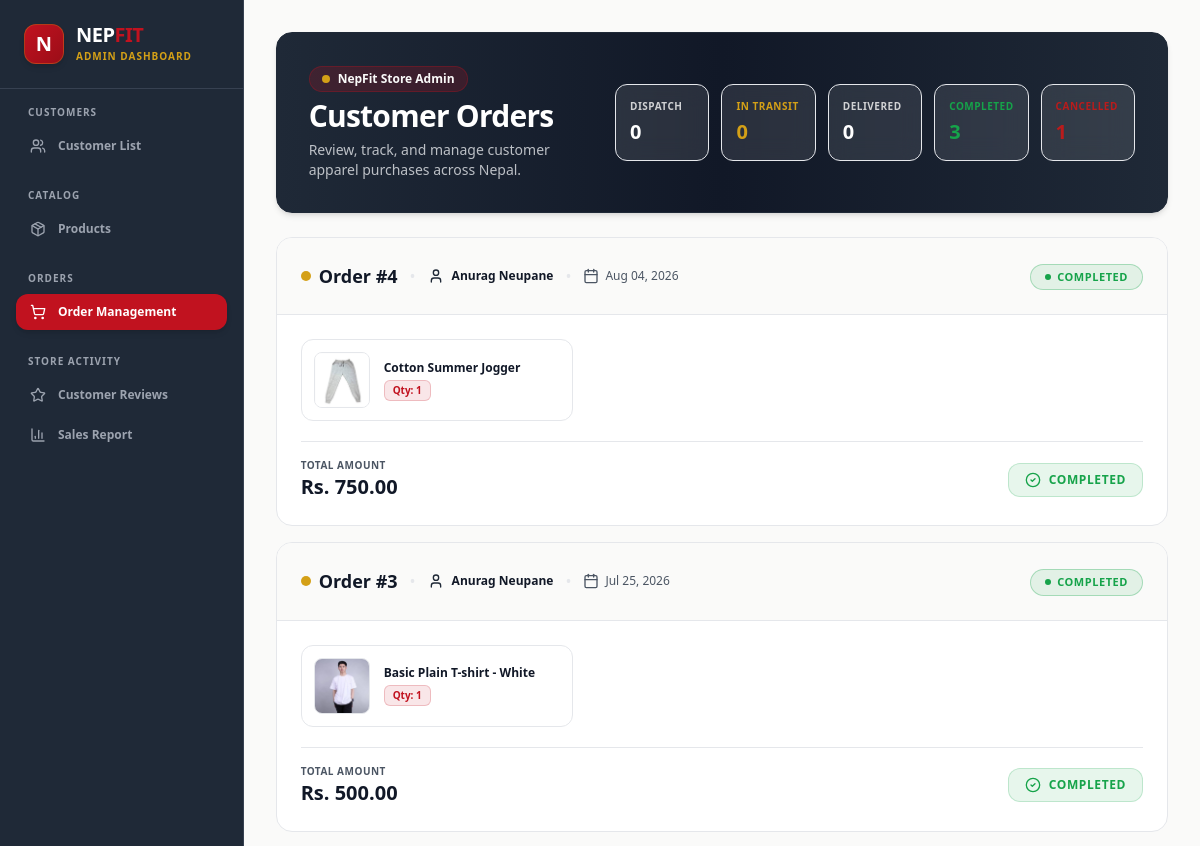
The page /dashboard/admin/?section=order-fulfillment (signed in, upper part) on the database as committed earlier.
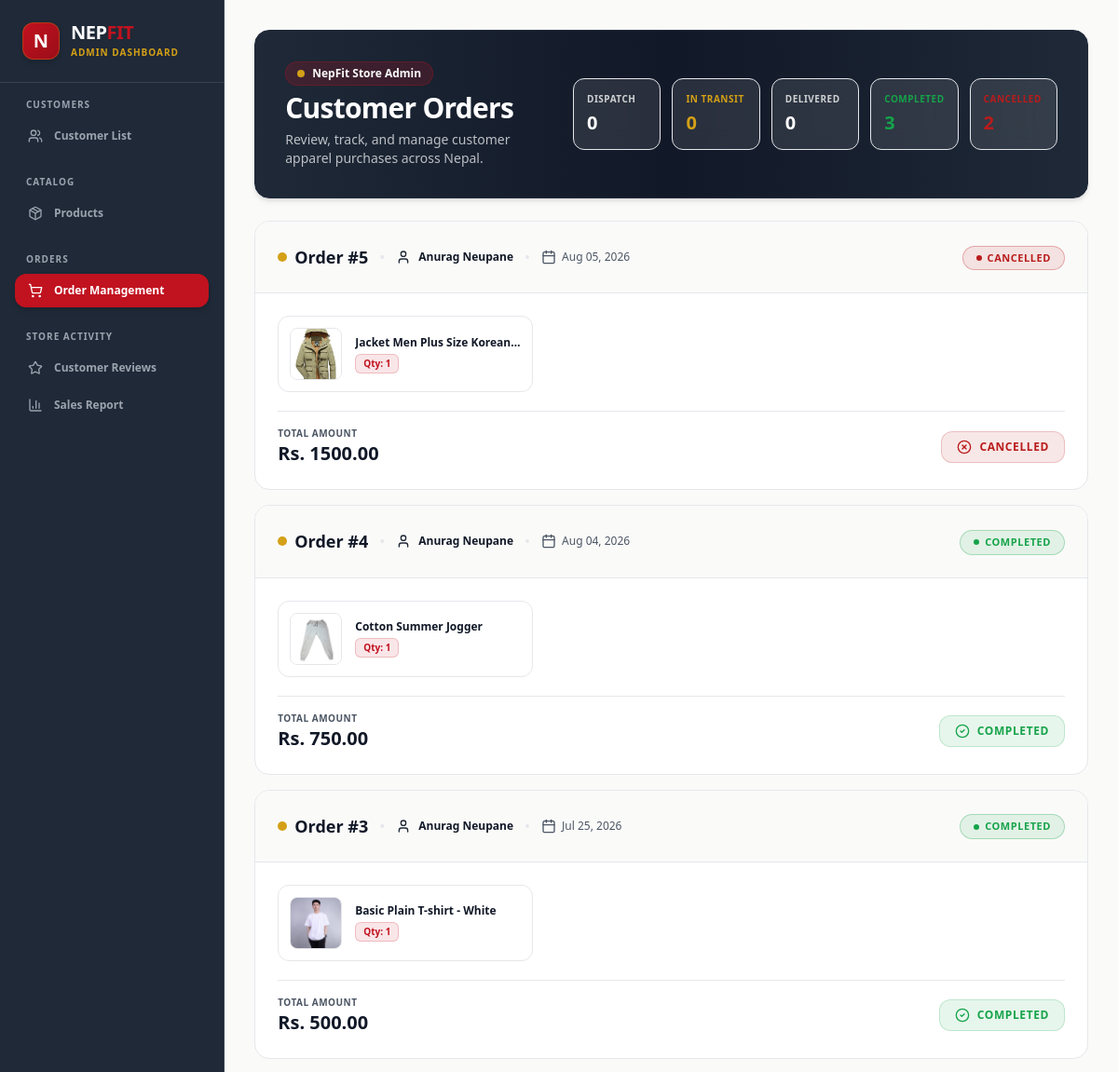
The same page on the database as committed later.
### nf_app/models.py (models this page shows, shortened)
class Order(models.Model):
    class Status(models.TextChoices):
        CONFIRMED = 'confirmed', 'Order Confirmed'
        SHIPPING = 'shipping', 'In Transit'
        DELIVERED = 'delivered', 'Delivered'
        COMPLETED = 'completed', 'Completed'
        CANCELLED = 'cancelled', 'Cancelled'
    class PaymentMethod(models.TextChoices):
        ESEWA = 'esewa', 'eSewa'
        COD = 'cod', 'Cash on Delivery'
    customer = models.ForeignKey(User, on_delete=models.CASCADE, related_name='orders')
    total_amount = models.DecimalField(max_digits=12, decimal_places=2)
    status = models.CharField(max_length=20, choices=Status.choices, default=Status.CONFIRMED)
    transaction_id = models.CharField(max_length=100, blank=True, null=True, help_text="Payment provider tracking reference ID")
    shipping_address = models.TextField()
    payment_method = models.CharField(max_length=20, choices=PaymentMethod.choices, default=PaymentMethod.ESEWA)
    created_at = models.DateTimeField(auto_now_add=True)

class User(AbstractUser):
    phone = models.CharField(max_length=20, blank=True)
    address = models.TextField(blank=True)
    profile_picture = models.ImageField(upload_to='images/user/', blank=True, null=True)

class OrderItem(models.Model):
    order = models.ForeignKey(Order, on_delete=models.CASCADE, related_name='items')
    product = models.ForeignKey(Product, on_delete=models.CASCADE)
    price_at_purchase = models.DecimalField(max_digits=10, decimal_places=2)
    quantity = models.PositiveIntegerField(default=1)

class Product(models.Model):
    class Category(models.TextChoices):
        SHIRTS = 'shirts', 'Shirts'
        T_SHIRTS = 't_shirts', 'T-Shirts'
        PANTS = 'pants', 'Pants'
        HOODIES = 'hoodies', 'Hoodies'
        JACKETS = 'jackets', 'Jackets'
        SWEATSHIRTS = 'sweatshirts', 'Sweatshirts'
        JOGGERS = 'joggers', 'Joggers'
        SHORTS = 'shorts', 'Shorts'
    class Size(models.TextChoices):
        SMALL = 'S', 'Small'
        MEDIUM = 'M', 'Medium'
        LARGE = 'L', 'Large'
        XLARGE = 'XL', 'Extra Large'
        XXLARGE = 'XXL', 'Double Extra Large'
    name = models.CharField(max_length=255)
    brand = models.CharField(max_length=100, default='NepFit', help_text="Brand name (e.g., NepFit)")
    category = models.CharField(max_length=30, choices=Category.choices)
    size = models.CharField(max_length=10, choices=Size.choices, default=Size.MEDIUM, help_text="Default size for this product")
    description = models.TextField(help_text="Product details, fabric materials, and sizing guide.")
    price = models.DecimalField(max_digits=10, decimal_places=2)
    stock = models.PositiveIntegerField(default=10)
    product_image = models.ImageField(upload_to='images/products/')
    is_active = models.BooleanField(default=True)
    created_at = models.DateTimeField(auto_now_add=True)

### nf_app/views/dashboard.py (the view)
# urls.py: path('dashboard/admin/', admin_dashboard_view, name='admin_dashboard'),
@login_required
def admin_dashboard_view(request):
    if not request.user.is_staff:
        messages.error(request, "You are not authorized to access the admin dashboard.")
        return redirect('home')
    section = request.GET.get('section', 'customer-management')
    context = {
        'section': section,
        'awaiting_dispatch_count': Order.objects.filter(status=Order.Status.CONFIRMED).count(),
        'awaiting_delivery_count': Order.objects.filter(status=Order.Status.SHIPPING).count(),
        'delivered_count': Order.objects.filter(status=Order.Status.DELIVERED).count(),
        'completed_count': Order.objects.filter(status=Order.Status.COMPLETED).count(),
        'cancelled_count': Order.objects.filter(status=Order.Status.CANCELLED).count(),
        'total_gross_revenue': Order.objects.filter(status=Order.Status.COMPLETED).aggregate(total=models.Sum('total_amount'))['total'] or 0,
    }
    if section == 'customer-management':
        context['customers'] = User.objects.filter(is_staff=False).order_by('-date_joined')
    elif section == 'product-management':
        context['products'] = Product.objects.all().order_by('-created_at')
    elif section == 'order-fulfillment':
        context['orders'] = Order.objects.all().order_by('-created_at')
    elif section == 'product-reviews':
        context['reviews'] = Review.objects.all().order_by('-created_at')
    elif section == 'revenue-logs':
        context['revenue_logs'] = Order.objects.filter(status=Order.Status.COMPLETED).order_by('-created_at')
    return render(request, 'dashboard/admin_dashboard.html', context)

### nf_app/templates/dashboard/admin_dashboard.html (shortened to what the changed rows need)
<!DOCTYPE html>
<html lang="en">
<head>
    {% load static %}
    <link href="{% static 'css/styles.css' %}" rel="stylesheet" />
</head>
<body class="bg-[#FAFAF9] flex min-h-screen text-[#111827] font-sans antialiased selection:bg-[#C1121F] selection:text-white">
    <div class="flex-grow flex flex-col min-w-0 h-screen overflow-hidden">
        <main class="flex-grow overflow-y-auto bg-[#FAFAF9] p-4 sm:p-6 lg:p-8">
            <div class="max-w-7xl mx-auto">
                {% if section == 'customer-management' or not section %}
                    {% include 'dashboard/admin/_customer_management.html' %}
                {% elif section == 'product-management' %}
                    {% include 'dashboard/admin/_product_management.html' %}
                {% elif section == 'order-fulfillment' %}
                    {% include 'dashboard/admin/_order_fulfillment.html' %}
                {% elif section == 'product-reviews' %}
                    {% include 'dashboard/admin/_product_reviews.html' %}
                {% elif section == 'revenue-logs' %}
                    {% include 'dashboard/admin/_revenue_logs.html' %}
                {% endif %}
            </div>
        </main>
    </div>
</body>
</html>

### nf_app/templates/dashboard/admin/_order_fulfillment.html (shortened to what the changed rows need)
<div class="space-y-6">
    <div class="bg-gradient-to-r from-[#1F2937] via-[#111827] to-[#1F2937] p-6 sm:p-8 rounded-2xl text-[#FFFFFF] shadow-md border border-[#1F2937] relative overflow-hidden flex flex-col lg:flex-row lg:items-center justify-between gap-6">
        <div class="space-y-1.5 relative z-10">
            <h1 class="text-2xl sm:text-3xl font-extrabold text-[#FFFFFF] tracking-tight">Customer Orders</h1>
        </div>
    </div>
    <div class="space-y-4">
        {% for order in orders %}
            <div class="bg-[#FFFFFF] border border-[#E5E7EB] rounded-2xl overflow-hidden shadow-2xs hover:shadow-md transition-all duration-200">
                <div class="p-5 sm:p-6 bg-[#FAFAF9] border-b border-[#E5E7EB] flex flex-col sm:flex-row sm:items-center justify-between gap-4">
                    <div class="flex flex-wrap items-center gap-3">
                        <div class="flex items-center gap-2">
                            <span class="w-2.5 h-2.5 rounded-full bg-[#D4A017]"></span>
                            <span class="font-black text-base sm:text-lg text-[#111827]">Order #{{ order.id }}</span>
                        </div>
                        <span class="text-[#E5E7EB] hidden sm:inline">•</span>
                        <div class="flex items-center gap-2 text-xs text-[#4B5563]">
                            <i data-lucide="user" class="w-4 h-4 text-[#1F2937]"></i>
                            <span class="font-bold text-[#111827]">{{ order.customer.get_full_name }}</span>
                        </div>
                        <span class="text-[#E5E7EB] hidden sm:inline">•</span>
                        <div class="flex items-center gap-1.5 text-xs text-[#4B5563]">
                            <i data-lucide="calendar" class="w-4 h-4 text-[#4B5563]"></i>
                            <span>{{ order.created_at|date:"M d, Y" }}</span>
                        </div>
                    </div>
                    <div>
                        <span class="inline-flex items-center gap-1.5 px-3.5 py-1 rounded-full text-[11px] font-extrabold uppercase tracking-wider border
                            {% if order.status == 'confirmed' %} bg-[#D4A017]/10 text-[#D4A017] border-[#D4A017]/30
                            {% elif order.status == 'shipping' %} bg-[#1F2937]/10 text-[#1F2937] border-[#1F2937]/30
                            {% elif order.status == 'delivered' %} bg-[#1F2937]/5 text-[#1F2937] border-[#E5E7EB]
                            {% elif order.status == 'cancelled' %} bg-[#B91C1C]/10 text-[#B91C1C] border-[#B91C1C]/30
                            {% else %} bg-[#16A34A]/10 text-[#16A34A] border-[#16A34A]/30 {% endif %}">
                            <span class="w-1.5 h-1.5 rounded-full
                                {% if order.status == 'confirmed' %} bg-[#D4A017]
                                {% elif order.status == 'shipping' %} bg-[#1F2937]
                                {% elif order.status == 'delivered' %} bg-[#1F2937]
                                {% elif order.status == 'cancelled' %} bg-[#B91C1C]
                                {% else %} bg-[#16A34A] {% endif %}"></span>
                            {{ order.get_status_display }}
                        </span>
                    </div>
                </div>
                <div class="p-5 sm:p-6 space-y-5">
                    <div class="grid grid-cols-1 sm:grid-cols-2 lg:grid-cols-3 gap-3">
                        {% for item in order.items.all %}
                            <div class="flex items-center gap-3.5 bg-[#FFFFFF] border border-[#E5E7EB] p-3 rounded-xl hover:border-[#D4A017]/60 transition-colors">
                                <div class="w-14 h-14 bg-[#FAFAF9] border border-[#E5E7EB] rounded-lg overflow-hidden flex items-center justify-center shrink-0">
                                    {% if item.product.product_image %}
                                        <img src="{{ item.product.product_image.url }}" alt="{{ item.product.name }}" class="w-full h-full object-cover">
                                    {% else %}
                                        <i data-lucide="shirt" class="w-6 h-6 text-[#4B5563]"></i>
                                    {% endif %}
                                </div>
                                <div class="min-w-0 flex-1">
                                    <p class="text-xs font-bold text-[#111827] truncate">{{ item.product.name }}</p>
                                    <div class="mt-1 flex items-center gap-2">
                                        <span class="inline-block text-[10px] font-extrabold text-[#C1121F] bg-[#C1121F]/10 border border-[#C1121F]/20 px-2 py-0.5 rounded-md">
                                            Qty: {{ item.quantity }}
                                        </span>
                                    </div>
                                </div>
                            </div>
                        {% endfor %}
                    </div>
                    <div class="flex flex-col sm:flex-row items-start sm:items-center justify-between gap-4 pt-4 border-t border-[#E5E7EB]">
                        <div>
                            <span class="text-[10px] uppercase font-bold text-[#4B5563] tracking-wider block">Total Amount</span>
                            <span class="text-xl font-black text-[#111827]">Rs. {{ order.total_amount }}</span>
                        </div>
                        <div class="w-full sm:w-auto flex justify-end">
                            {% if order.status == 'confirmed' %}
                            <a href="/order/dispatch/{{ order.id }}" class="w-full sm:w-auto inline-flex items-center justify-center gap-2 bg-[#C1121F] hover:bg-[#9B0D18] text-[#FFFFFF] font-bold px-5 py-2.5 rounded-xl transition-all text-xs uppercase tracking-wider shadow-md hover:shadow-lg active:scale-95">
                                <i data-lucide="package" class="w-4 h-4"></i>
                                <span>Dispatch Order</span>
                            </a>
                            {% elif order.status == 'delivered' %}
                            <div class="inline-flex items-center gap-2 bg-[#FAFAF9] border border-[#E5E7EB] text-[#4B5563] font-bold px-4 py-2 rounded-xl text-xs uppercase tracking-wider select-none">
                                <i data-lucide="clock" class="w-4 h-4 text-[#D4A017]"></i>
                                <span>Awaiting Confirmation</span>
                            </div>
                            {% elif order.status == 'cancelled' %}
                            <div class="inline-flex items-center gap-2 bg-[#B91C1C]/10 border border-[#B91C1C]/20 text-[#B91C1C] font-bold px-4 py-2 rounded-xl text-xs uppercase tracking-wider select-none">
                                <i data-lucide="x-circle" class="w-4 h-4"></i>
                                <span>Cancelled</span>
                            </div>
                            {% else %}
                            <div class="inline-flex items-center gap-2 bg-[#16A34A]/10 border border-[#16A34A]/20 text-[#16A34A] font-bold px-4 py-2 rounded-xl text-xs uppercase tracking-wider select-none">
                                <i data-lucide="check-circle-2" class="w-4 h-4"></i>
                                <span>Completed</span>
                            </div>
                            {% endif %}
                        </div>
                    </div>
                </div>
            </div>
        {% endfor %}
    </div>
</div>

Rows that differ between the two databases and show on the page:
added Order: id "5", customer.get_full_name "Anurag Neupane", created_at "Aug 05, 2026", status "CANCELLED", total_amount "1500.00"
added OrderItem: product.product_image (picture), product.name "Jacket Men Plus Size Korean…", quantity "1", shown under "5"
